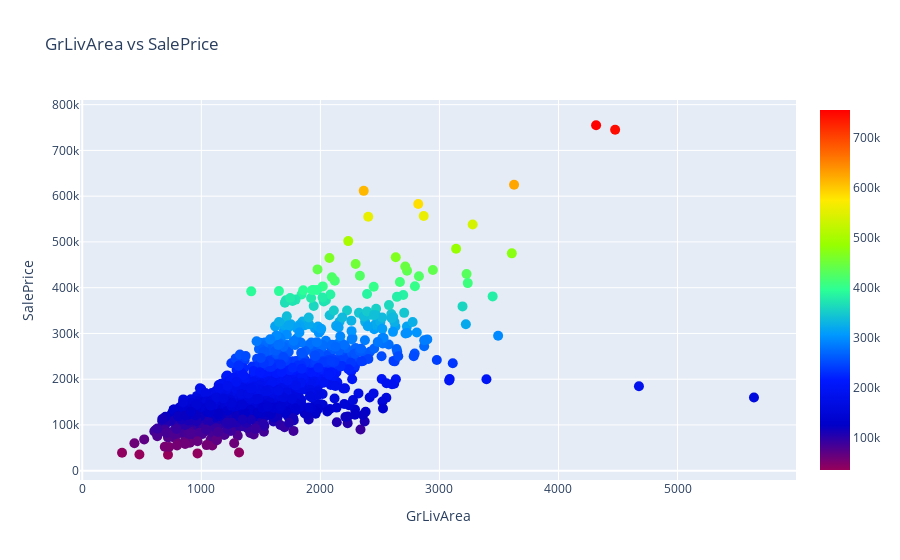

Write notebook code for a chart like this one.
### Markdown cell above
## Linearity and Outliers Treatment

### Code cell
scatter_plot(train.GrLivArea, train.SalePrice, 'GrLivArea vs SalePrice', 'GrLivArea', 'SalePrice', 10, 'Rainbow')

### Figure 1 — Plotly figure (JSON) as saved in the notebook; plotly's stock layout.template omitted (floating-point values rounded to 4 significant figures; data arrays with more than 128 entries replaced by an {"elided": "..."} marker saying what was removed)
{"data": [{"marker": {"color": {"elided": "1460 int values"}, "colorscale": [[0, "rgb(150,0,90)"], [0.125, "rgb(0,0,200)"], [0.25, "rgb(0,25,255)"], [0.375, "rgb(0,152,255)"], [0.5, "rgb(44,255,150)"], [0.625, "rgb(151,255,0)"], [0.75, "rgb(255,234,0)"], [0.875, "rgb(255,111,0)"], [1, "rgb(255,0,0)"]], "showscale": true, "size": 10}, "mode": "markers", "type": "scatter", "x": {"elided": "1460 int values"}, "y": {"elided": "1460 int values"}}], "layout": {"hovermode": "closest", "title": {"text": "GrLivArea vs SalePrice"}, "xaxis": {"title": {"text": "GrLivArea"}}, "yaxis": {"title": {"text": "SalePrice"}}}}
